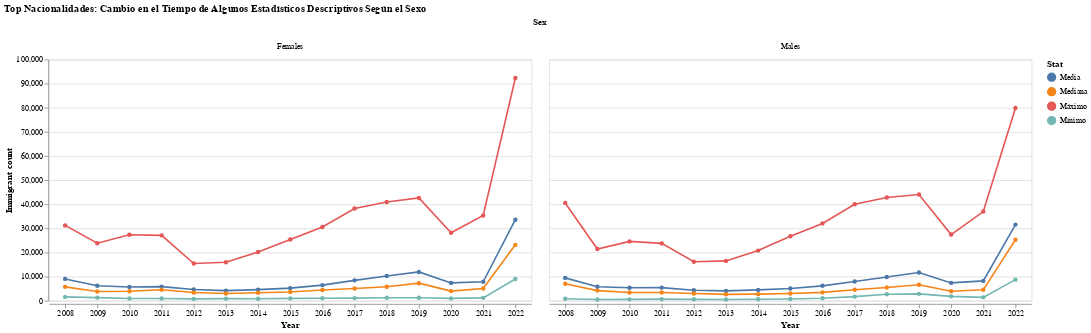

The notebook cell this image was saved under:
### Markdown cell above
A través del gráfico, se aprecia que hay una gran distancia entre los valores máximos de cada año en relación al mínimo, media y mediana, reflejándose también de esta forma el sesgo de los datos hacia izquierda. Adicionalmente, notamos que el máximo valor de inmigración también varía más a tarvés de los años que el resto de las medidas. 

Además, si nos fijamos en la evolución de la mediana en nuestras 27 top nacionalidades en relación a la media y máximo, se puede inferir que hay hay un pequeño grupo de nacionalidades que congregan gran cantidad de inmigrantes, y esto lo apreciamos previamente al observar lso gráficos de cajas y como españoles, colombianos, marroquíes y rumanos engloban, en conjunto, un poco más del 30% del total de inmigrantes durante el período 2008-2022. Así, tenemos que, principalmente, el top 5 de nacionalidades de cada año son los responsables de la dispersión de los datos (observar valores de desviación estándar por año, los cuales son cercanos o, en algunos casos, superiores al valor de la media).

Si hacemos el mismo análisis en base al sexo, tendríamos:

### Code cell
# Estadísticos descriptivos por año según el sexo
stats_sex = df[(df["Sex"] != "Both") & (df["Age group"] == "All")].groupby(["Year", "Sex"])["Immigrant count"].agg([min, max, 'mean', 'median']).reset_index()

# Renombrar columnas
stats_sex.rename(columns={'min': 'Mínimo', 'max': 'Máximo', 'mean': 'Media', 'median': 'Mediana'}, inplace = True)

# Convertir columna "Year" y "Sex" en índice
stats_sex.set_index(["Year", "Sex"], inplace = True)

# Apilar estadísticos en variable "Stat" y renombrar columnas nuevamente
stats_sex = stats_sex.stack().to_frame().reset_index()
stats_sex.rename(columns={'level_2': 'Stat', 0: 'Valor'}, inplace = True)

# Pasar columna "Valor" a entero
stats_sex.Valor = stats_sex.Valor.astype(int)

# Graficar cambio de estadísticos en el tiempo
alt.Chart(stats_sex, height = 300, width = 600)\
            .mark_line(point = True)\
            .encode(x = alt.X('Year:N', axis=alt.Axis(labelAngle=-360)),
                    y = alt.Y("Valor", title = 'Immigrant count'),
                    color = "Stat",
                    column = "Sex",
                    tooltip =["Year", "Stat", "Valor"])\
            .properties(title="Top Nacionalidades: Cambio en el Tiempo de Algunos Estadísticos Descriptivos Según el Sexo")

### Figure 1 — Vega-Lite specification as saved in the notebook (floating-point values rounded to 4 significant figures)
{"config": {"view": {"continuousWidth": 300, "continuousHeight": 300}}, "data": {"name": "data-fa3b9f77f83e5bf8fe2d8611a19fce31"}, "mark": {"type": "line", "point": true}, "encoding": {"color": {"field": "Stat", "type": "nominal"}, "column": {"field": "Sex", "type": "nominal"}, "tooltip": [{"field": "Year", "type": "quantitative"}, {"field": "Stat", "type": "nominal"}, {"field": "Valor", "type": "quantitative"}], "x": {"axis": {"labelAngle": -360}, "field": "Year", "type": "nominal"}, "y": {"field": "Valor", "title": "Immigrant count", "type": "quantitative"}}, "height": 300, "title": "Top Nacionalidades: Cambio en el Tiempo de Algunos Estadísticos Descriptivos Según el Sexo", "width": 600, "$schema": "https://vega.github.io/schema/vega-lite/v5.8.0.json", "datasets": {"data-fa3b9f77f83e5bf8fe2d8611a19fce31": [{"Year": 2008, "Sex": "Females", "Stat": "Mínimo", "Valor": 1573}, {"Year": 2008, "Sex": "Females", "Stat": "Máximo", "Valor": 31222}, {"Year": 2008, "Sex": "Females", "Stat": "Media", "Valor": 9031}, {"Year": 2008, "Sex": "Females", "Stat": "Mediana", "Valor": 5733}, {"Year": 2008, "Sex": "Males", "Stat": "Mínimo", "Valor": 779}, {"Year": 2008, "Sex": "Males", "Stat": "Máximo", "Valor": 40539}, {"Year": 2008, "Sex": "Males", "Stat": "Media", "Valor": 9456}, {"Year": 2008, "Sex": "Males", "Stat": "Mediana", "Valor": 7056}, {"Year": 2009, "Sex": "Females", "Stat": "Mínimo", "Valor": 1271}, {"Year": 2009, "Sex": "Females", "Stat": "Máximo", "Valor": 23822}, {"Year": 2009, "Sex": "Females", "Stat": "Media", "Valor": 6195}, {"Year": 2009, "Sex": "Females", "Stat": "Mediana", "Valor": 3820}, {"Year": 2009, "Sex": "Males", "Stat": "Mínimo", "Valor": 480}, {"Year": 2009, "Sex": "Males", "Stat": "Máximo", "Valor": 21422}, {"Year": 2009, "Sex": "Males", "Stat": "Media", "Valor": 5762}, {"Year": 2009, "Sex": "Males", "Stat": "Mediana", "Valor": 4185}, {"Year": 2010, "Sex": "Females", "Stat": "Mínimo", "Valor": 890}, {"Year": 2010, "Sex": "Females", "Stat": "Máximo", "Valor": 27338}, {"Year": 2010, "Sex": "Females", "Stat": "Media", "Valor": 5692}, {"Year": 2010, "Sex": "Females", "Stat": "Mediana", "Valor": 3931}, {"Year": 2010, "Sex": "Males", "Stat": "Mínimo", "Valor": 565}, {"Year": 2010, "Sex": "Males", "Stat": "Máximo", "Valor": 24577}, {"Year": 2010, "Sex": "Males", "Stat": "Media", "Valor": 5342}, {"Year": 2010, "Sex": "Males", "Stat": "Mediana", "Valor": 3377}, {"Year": 2011, "Sex": "Females", "Stat": "Mínimo", "Valor": 916}, {"Year": 2011, "Sex": "Females", "Stat": "Máximo", "Valor": 27082}, {"Year": 2011, "Sex": "Females", "Stat": "Media", "Valor": 5845}, {"Year": 2011, "Sex": "Females", "Stat": "Mediana", "Valor": 4513}, {"Year": 2011, "Sex": "Males", "Stat": "Mínimo", "Valor": 668}, {"Year": 2011, "Sex": "Males", "Stat": "Máximo", "Valor": 23749}, {"Year": 2011, "Sex": "Males", "Stat": "Media", "Valor": 5426}, {"Year": 2011, "Sex": "Males", "Stat": "Mediana", "Valor": 3386}, {"Year": 2012, "Sex": "Females", "Stat": "Mínimo", "Valor": 749}, {"Year": 2012, "Sex": "Females", "Stat": "Máximo", "Valor": 15399}, {"Year": 2012, "Sex": "Females", "Stat": "Media", "Valor": 4612}, {"Year": 2012, "Sex": "Females", "Stat": "Mediana", "Valor": 3380}, {"Year": 2012, "Sex": "Males", "Stat": "Mínimo", "Valor": 570}, {"Year": 2012, "Sex": "Males", "Stat": "Máximo", "Valor": 16166}, {"Year": 2012, "Sex": "Males", "Stat": "Media", "Valor": 4352}, {"Year": 2012, "Sex": "Males", "Stat": "Mediana", "Valor": 2971}, {"Year": 2013, "Sex": "Females", "Stat": "Mínimo", "Valor": 840}, {"Year": 2013, "Sex": "Females", "Stat": "Máximo", "Valor": 15930}, {"Year": 2013, "Sex": "Females", "Stat": "Media", "Valor": 4192}, {"Year": 2013, "Sex": "Females", "Stat": "Mediana", "Valor": 3010}, {"Year": 2013, "Sex": "Males", "Stat": "Mínimo", "Valor": 478}, {"Year": 2013, "Sex": "Males", "Stat": "Máximo", "Valor": 16492}, {"Year": 2013, "Sex": "Males", "Stat": "Media", "Valor": 4051}, {"Year": 2013, "Sex": "Males", "Stat": "Mediana", "Valor": 2642}, {"Year": 2014, "Sex": "Females", "Stat": "Mínimo", "Valor": 793}, {"Year": 2014, "Sex": "Females", "Stat": "Máximo", "Valor": 20197}, {"Year": 2014, "Sex": "Females", "Stat": "Media", "Valor": 4603}, {"Year": 2014, "Sex": "Females", "Stat": "Mediana", "Valor": 3276}, {"Year": 2014, "Sex": "Males", "Stat": "Mínimo", "Valor": 584}, {"Year": 2014, "Sex": "Males", "Stat": "Máximo", "Valor": 20771}, {"Year": 2014, "Sex": "Males", "Stat": "Media", "Valor": 4484}, {"Year": 2014, "Sex": "Males", "Stat": "Mediana", "Valor": 2711}, {"Year": 2015, "Sex": "Females", "Stat": "Mínimo", "Valor": 952}, {"Year": 2015, "Sex": "Females", "Stat": "Máximo", "Valor": 25377}, {"Year": 2015, "Sex": "Females", "Stat": "Media", "Valor": 5212}, {"Year": 2015, "Sex": "Females", "Stat": "Mediana", "Valor": 3628}, {"Year": 2015, "Sex": "Males", "Stat": "Mínimo", "Valor": 731}, {"Year": 2015, "Sex": "Males", "Stat": "Máximo", "Valor": 26732}, {"Year": 2015, "Sex": "Males", "Stat": "Media", "Valor": 5065}, {"Year": 2015, "Sex": "Males", "Stat": "Mediana", "Valor": 2993}, {"Year": 2016, "Sex": "Females", "Stat": "Mínimo", "Valor": 1016}, {"Year": 2016, "Sex": "Females", "Stat": "Máximo", "Valor": 30532}, {"Year": 2016, "Sex": "Females", "Stat": "Media", "Valor": 6452}, {"Year": 2016, "Sex": "Females", "Stat": "Mediana", "Valor": 4405}, {"Year": 2016, "Sex": "Males", "Stat": "Mínimo", "Valor": 1029}, {"Year": 2016, "Sex": "Males", "Stat": "Máximo", "Valor": 32040}, {"Year": 2016, "Sex": "Males", "Stat": "Media", "Valor": 6165}, {"Year": 2016, "Sex": "Males", "Stat": "Mediana", "Valor": 3441}, {"Year": 2017, "Sex": "Females", "Stat": "Mínimo", "Valor": 1082}, {"Year": 2017, "Sex": "Females", "Stat": "Máximo", "Valor": 38200}, {"Year": 2017, "Sex": "Females", "Stat": "Media", "Valor": 8439}, {"Year": 2017, "Sex": "Females", "Stat": "Mediana", "Valor": 5027}, {"Year": 2017, "Sex": "Males", "Stat": "Mínimo", "Valor": 1676}, {"Year": 2017, "Sex": "Males", "Stat": "Máximo", "Valor": 39982}, {"Year": 2017, "Sex": "Males", "Stat": "Media", "Valor": 7944}, {"Year": 2017, "Sex": "Males", "Stat": "Mediana", "Valor": 4548}, {"Year": 2018, "Sex": "Females", "Stat": "Mínimo", "Valor": 1234}, {"Year": 2018, "Sex": "Females", "Stat": "Máximo", "Valor": 40888}, {"Year": 2018, "Sex": "Females", "Stat": "Media", "Valor": 10238}, {"Year": 2018, "Sex": "Females", "Stat": "Mediana", "Valor": 5800}, {"Year": 2018, "Sex": "Males", "Stat": "Mínimo", "Valor": 2702}, {"Year": 2018, "Sex": "Males", "Stat": "Máximo", "Valor": 42798}, {"Year": 2018, "Sex": "Males", "Stat": "Media", "Valor": 9844}, {"Year": 2018, "Sex": "Males", "Stat": "Mediana", "Valor": 5443}, {"Year": 2019, "Sex": "Females", "Stat": "Mínimo", "Valor": 1241}, {"Year": 2019, "Sex": "Females", "Stat": "Máximo", "Valor": 42597}, {"Year": 2019, "Sex": "Females", "Stat": "Media", "Valor": 11925}, {"Year": 2019, "Sex": "Females", "Stat": "Mediana", "Valor": 7262}, {"Year": 2019, "Sex": "Males", "Stat": "Mínimo", "Valor": 2839}, {"Year": 2019, "Sex": "Males", "Stat": "Máximo", "Valor": 44040}, {"Year": 2019, "Sex": "Males", "Stat": "Media", "Valor": 11695}, {"Year": 2019, "Sex": "Males", "Stat": "Mediana", "Valor": 6605}, {"Year": 2020, "Sex": "Females", "Stat": "Mínimo", "Valor": 957}, {"Year": 2020, "Sex": "Females", "Stat": "Máximo", "Valor": 28144}, {"Year": 2020, "Sex": "Females", "Stat": "Media", "Valor": 7372}, {"Year": 2020, "Sex": "Females", "Stat": "Mediana", "Valor": 3979}, {"Year": 2020, "Sex": "Males", "Stat": "Mínimo", "Valor": 1793}, {"Year": 2020, "Sex": "Males", "Stat": "Máximo", "Valor": 27430}, {"Year": 2020, "Sex": "Males", "Stat": "Media", "Valor": 7369}, {"Year": 2020, "Sex": "Males", "Stat": "Mediana", "Valor": 3944}, {"Year": 2021, "Sex": "Females", "Stat": "Mínimo", "Valor": 1188}, {"Year": 2021, "Sex": "Females", "Stat": "Máximo", "Valor": 35332}, {"Year": 2021, "Sex": "Females", "Stat": "Media", "Valor": 7831}, {"Year": 2021, "Sex": "Females", "Stat": "Mediana", "Valor": 5032}, {"Year": 2021, "Sex": "Males", "Stat": "Mínimo", "Valor": 1388}, {"Year": 2021, "Sex": "Males", "Stat": "Máximo", "Valor": 36951}, {"Year": 2021, "Sex": "Males", "Stat": "Media", "Valor": 8203}, {"Year": 2021, "Sex": "Males", "Stat": "Mediana", "Valor": 4511}, {"Year": 2022, "Sex": "Females", "Stat": "Mínimo", "Valor": 8993}, {"Year": 2022, "Sex": "Females", "Stat": "Máximo", "Valor": 92319}, {"Year": 2022, "Sex": "Females", "Stat": "Media", "Valor": 33584}, {"Year": 2022, "Sex": "Females", "Stat": "Mediana", "Valor": 23159}, {"Year": 2022, "Sex": "Males", "Stat": "Mínimo", "Valor": 8727}, {"Year": 2022, "Sex": "Males", "Stat": "Máximo", "Valor": 79922}, {"Year": 2022, "Sex": "Males", "Stat": "Media", "Valor": 31556}, {"Year": 2022, "Sex": "Males", "Stat": "Mediana", "Valor": 25245}]}}
